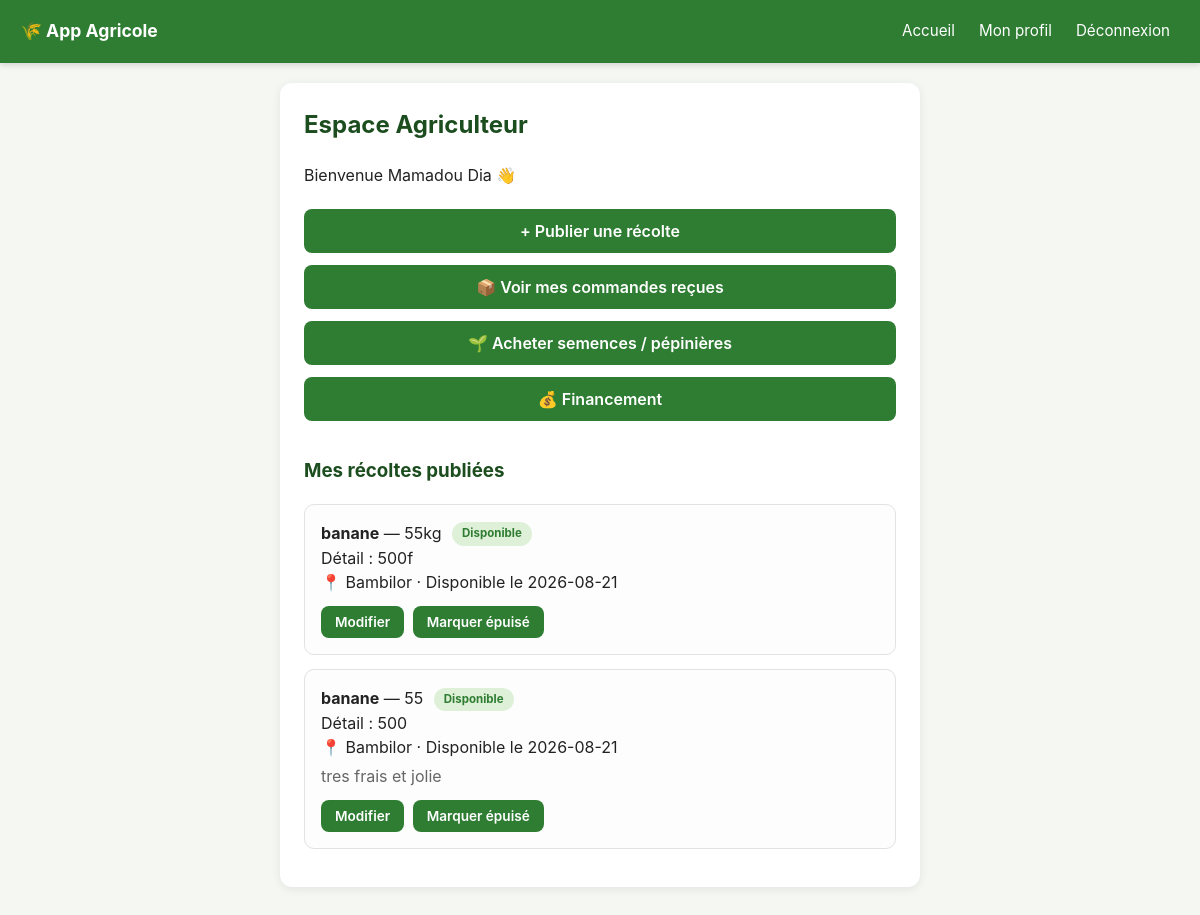
/espace-agriculteur (signed in), run on the app's committed database.
### tables this page shows
CREATE TABLE recoltes (
            id INTEGER PRIMARY KEY AUTOINCREMENT,
            agriculteur_id INTEGER NOT NULL,
            nom TEXT NOT NULL,
            quantite TEXT NOT NULL,
            prix TEXT NOT NULL,
            date_disponibilite TEXT NOT NULL,
            localite TEXT NOT NULL,
            description TEXT,
            photo TEXT,
            date_creation TEXT DEFAULT CURRENT_TIMESTAMP, prix_gros TEXT, quantite_gros_min TEXT, statut TEXT NOT NULL DEFAULT 'disponible',
            FOREIGN KEY (agriculteur_id) REFERENCES "utilisateurs_ancien" (id)
        );

### app.py (the view)
@app.route("/espace-agriculteur")
def espace_agriculteur():
    if not utilisateur_connecte() or session["role"] != "agriculteur":
        return redirect(url_for("connexion"))
    connexion_bd = get_connexion()
    recoltes = connexion_bd.execute(
        "SELECT * FROM recoltes WHERE agriculteur_id = ? ORDER BY date_creation DESC",
        (session["utilisateur_id"],)
    ).fetchall()
    connexion_bd.close()
    return render_template("espace_agriculteur.html", nom=session["nom"], recoltes=recoltes)

### app.py (called while the page is built)
def utilisateur_connecte():
    return "utilisateur_id" in session

### database.py (called while the page is built)
def get_connexion():
    if UTILISE_POSTGRES:
        connexion_brute = psycopg2.connect(
            DATABASE_URL, cursor_factory=psycopg2.extras.RealDictCursor
        )
    else:
        connexion_brute = sqlite3.connect(DB_NAME)
        connexion_brute.row_factory = sqlite3.Row
    return ConnexionCompatible(connexion_brute)

    def execute(self, requete, parametres=()):
        curseur = self._connexion.cursor()
        if UTILISE_POSTGRES:
            requete = requete.replace("?", "%s")
        curseur.execute(requete, parametres)
        return curseur

    def close(self):
        self._connexion.close()

### templates/espace_agriculteur.html (shortened to what this page needs)
{% extends "base.html" %}
{% block contenu %}
    <h2>Espace Agriculteur</h2>
    <p>Bienvenue {{ nom }} 👋</p>
    <a href="{{ url_for('nouvelle_recolte') }}"><button>+ Publier une récolte</button></a>
    <a href="{{ url_for('commandes_recues') }}"><button>📦 Voir mes commandes reçues</button></a>
    <a href="{{ url_for('semences_pepinieres') }}"><button>🌱 Acheter semences / pépinières</button></a>
    <a href="{{ url_for('espace_financement_agriculteur') }}"><button>💰 Financement</button></a>
    <h3 style="margin-top: 30px;">Mes récoltes publiées</h3>
    {% if recoltes %}
        {% for recolte in recoltes %}
            <div class="carte-recolte">
                <div>
                    <strong>{{ recolte.nom }}</strong> — {{ recolte.quantite }}
                    {% if recolte.statut == 'disponible' %}
                        <span class="badge badge-dispo">Disponible</span>
                    {% else %}
                        <span class="badge badge-epuise">Épuisé</span>
                    {% endif %}
                    <br>
                    Détail : {{ recolte.prix }}<br>
                    📍 {{ recolte.localite }} · Disponible le {{ recolte.date_disponibilite }}
                    {% if recolte.description %}
                        <p style="margin: 5px 0 0; color: #666;">{{ recolte.description }}</p>
                    {% endif %}
                    <div style="margin-top: 8px;">
                        <a href="{{ url_for('modifier_recolte', recolte_id=recolte.id) }}"><button type="button">Modifier</button></a>
                        <form method="POST" action="{{ url_for('basculer_statut', recolte_id=recolte.id) }}" style="display:inline;">
                            <button type="submit">
                                {% if recolte.statut == 'disponible' %}Marquer épuisé{% else %}Marquer disponible{% endif %}
                            </button>
                        </form>
                    </div>
                </div>
            </div>
        {% endfor %}
    {% else %}
        <p>Tu n'as encore publié aucune récolte.</p>
    {% endif %}
{% endblock %}

### templates/base.html (style rules this page uses)
* { box-sizing: border-box; }
body { font-family: -apple-system, BlinkMacSystemFont, "Segoe UI", Arial, sans-serif; background-color: #f4f7f2; margin: 0; padding: 0; color: #222; line-height: 1.5; }
h1, h2, h3 { color: #1b4d1e; margin-top: 0; }
input, select, textarea, button { width: 100%; padding: 12px; margin: 6px 0; border-radius: 8px; border: 1px solid #d0d0d0; font-family: inherit; font-size: 1em; }
.carte-recolte { border: 1px solid #e2e2e2; border-radius: 10px; padding: 16px; margin-bottom: 14px; display: flex; gap: 15px; flex-wrap: wrap; background: #fcfdfc; }
.carte-recolte > div { flex: 1; min-width: 200px; }
.carte-recolte button { width: auto; padding: 8px 14px; font-size: 0.85em; margin: 4px 4px 0 0; }
.badge { display: inline-block; padding: 3px 10px; border-radius: 12px; font-size: 0.72em; font-weight: bold; margin-left: 6px; vertical-align: middle; }
.badge-dispo { background-color: #dff0d8; color: #2e7d32; }
button { background-color: #2e7d32; color: white; border: none; cursor: pointer; font-weight: 600; transition: background-color 0.15s; }
a { color: #2e7d32; }

### data on the page
recoltes: nom "banane", quantite "55kg", statut "Disponible", prix "500f", localite "Bambilor", date_disponibilite "2026-08-21"
recoltes: nom "banane", quantite "55", statut "Disponible", prix "500", localite "Bambilor", date_disponibilite "2026-08-21", description "tres frais et jolie"

### other printed values
{{ nom }} "Mamadou Dia"
